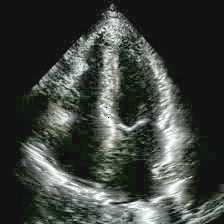
#> input picture Version-2/data_orig/test/ASD/ASD3-1.png, 224 x 224 px; its folder holds only this picture in this run
$ python preprocess_split_quadrants.py --data_root ../data_orig/test/ASD
#> lines starting #> are read from the running program, lines starting #| are printed output that depends on the picture
#!/usr/bin/env python3
import argparse
from pathlib import Path
from PIL import Image
import pandas as pd

# Quadrant mapping (top-left = LA, top-right = RA, bottom-left = LV, bottom-right = RV)
QUAD_ORDER = [("LA", 0, 0), ("RA", 1, 0), ("LV", 0, 1), ("RV", 1, 1)]

def split_into_quadrants_gray(img: Image.Image):
    """Return dict label->PIL.Image for the 4 chambers after grayscale conversion."""
    g = img.convert("L")
    w, h = g.size
    mx, my = w // 2, h // 2
    quads = {
        "LA": g.crop((0,   0,   mx,  my)),
        "RA": g.crop((mx,  0,   w,   my)),
        "LV": g.crop((0,   my,  mx,  h )),
        "RV": g.crop((mx,  my,  w,   h )),
    }
    return quads

def process_split(data_root: Path, out_root: Path, split: str, classes=("ASD","NORM")):
#> called with split = 'train', classes = ('ASD', 'NORM')
    rows = []
    for cls in classes:
        in_dir = data_root / split / cls
        out_dir = out_root / split / cls
        out_dir.mkdir(parents=True, exist_ok=True)
        for p in sorted(in_dir.glob("*.png")):
            img = Image.open(p).convert("RGB")  # source may be RGB or grayscale; normalize
#> img is the input picture: PIL image 224x224 RGB; mean R, G, B 62, 66.6, 61.9
            quads = split_into_quadrants_gray(img)
#> quads = 4 items
            for qlabel, qimg in quads.items():
                out_name = f"{p.stem}_{qlabel}.png"
                qimg.save(out_dir / out_name)
                rows.append({
                    "split": split,
                    "label_global": cls,
                    "file_full": str(p.relative_to(data_root)),
                    "file_patch": str((out_dir / out_name).relative_to(out_root)),
                    "patch_label": qlabel
                })
#> this loop made 1 pass
#> (qlabel, out_name) on pass 1: ('LA', 'ASD3-1_LA.png')
#> pass 1, in process_split, `qimg.save(out_dir / out_name)`:
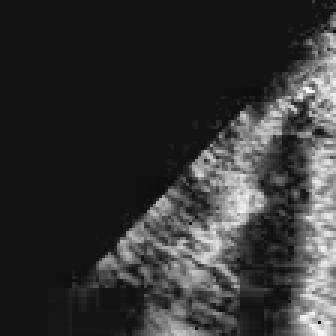
#> saved as ASD3-1_LA.png: PIL image 112x112 L (shown 3 times larger); min 14, max 253, mean 52.2
#> after the loop, rows = []
    return rows

def main():
    ap = argparse.ArgumentParser()
    ap.add_argument("--data_root", required=True, help="Path to data_orig with train/validation/test")
    ap.add_argument("--out_root", default="data_patches", help="Output root for grayscale quadrant patches")
    args = ap.parse_args()

    data_root = Path(args.data_root)
    out_root  = Path(args.out_root)
    out_root.mkdir(parents=True, exist_ok=True)

    all_rows = []
    for split in ("train", "validation", "test"):
        split_rows = process_split(data_root, out_root, split)
        all_rows.extend(split_rows)

    df = pd.DataFrame(all_rows)
    df.to_csv(out_root / "patch_mapping.csv", index=False)
    print("Wrote:", out_root / "patch_mapping.csv")
    print("Done. New dataset at:", out_root)

if __name__ == "__main__":
#> (the run stopped early here; a loop or call above may not have finished)
